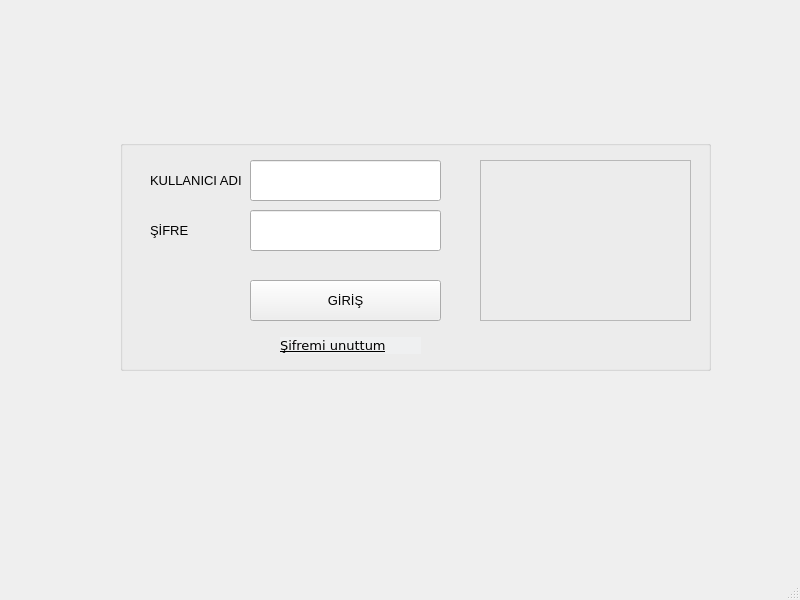
<?xml version="1.0" encoding="UTF-8"?>
<ui version="4.0">
 <class>LoginPageCls</class>
 <widget class="QMainWindow" name="LoginPageCls">
  <property name="geometry">
   <rect>
    <x>0</x>
    <y>0</y>
    <width>800</width>
    <height>600</height>
   </rect>
  </property>
  <property name="windowTitle">
   <string>MainWindow</string>
  </property>
  <property name="styleSheet">
   <string notr="true"/>
  </property>
  <widget class="QWidget" name="centralwidget">
   <widget class="QGroupBox" name="groupBox">
    <property name="geometry">
     <rect>
      <x>120</x>
      <y>140</y>
      <width>591</width>
      <height>231</height>
     </rect>
    </property>
    <property name="font">
     <font>
      <pointsize>10</pointsize>
     </font>
    </property>
    <property name="title">
     <string/>
    </property>
    <widget class="QPushButton" name="pushButtonLogin">
     <property name="geometry">
      <rect>
       <x>130</x>
       <y>140</y>
       <width>191</width>
       <height>41</height>
      </rect>
     </property>
     <property name="font">
      <font>
       <pointsize>10</pointsize>
      </font>
     </property>
     <property name="text">
      <string>GİRİŞ</string>
     </property>
    </widget>
    <widget class="QLineEdit" name="lineEditUserName">
     <property name="geometry">
      <rect>
       <x>130</x>
       <y>20</y>
       <width>191</width>
       <height>41</height>
      </rect>
     </property>
     <property name="font">
      <font>
       <pointsize>10</pointsize>
      </font>
     </property>
    </widget>
    <widget class="QLabel" name="label_2">
     <property name="geometry">
      <rect>
       <x>30</x>
       <y>70</y>
       <width>71</width>
       <height>41</height>
      </rect>
     </property>
     <property name="font">
      <font>
       <pointsize>10</pointsize>
      </font>
     </property>
     <property name="text">
      <string>ŞİFRE</string>
     </property>
    </widget>
    <widget class="QLabel" name="label">
     <property name="geometry">
      <rect>
       <x>30</x>
       <y>20</y>
       <width>91</width>
       <height>41</height>
      </rect>
     </property>
     <property name="font">
      <font>
       <pointsize>10</pointsize>
      </font>
     </property>
     <property name="styleSheet">
      <string notr="true"/>
     </property>
     <property name="text">
      <string>KULLANICI ADI</string>
     </property>
    </widget>
    <widget class="QLineEdit" name="lineEditPassword">
     <property name="geometry">
      <rect>
       <x>130</x>
       <y>70</y>
       <width>191</width>
       <height>41</height>
      </rect>
     </property>
     <property name="font">
      <font>
       <pointsize>10</pointsize>
      </font>
     </property>
    </widget>
    <widget class="QFrame" name="frame">
     <property name="geometry">
      <rect>
       <x>360</x>
       <y>20</y>
       <width>211</width>
       <height>161</height>
      </rect>
     </property>
     <property name="font">
      <font>
       <pointsize>10</pointsize>
      </font>
     </property>
     <property name="styleSheet">
      <string notr="true">image: url(:/new/prefix1/images/MARISOFT.PNG);</string>
     </property>
     <property name="frameShape">
      <enum>QFrame::StyledPanel</enum>
     </property>
     <property name="frameShadow">
      <enum>QFrame::Raised</enum>
     </property>
    </widget>
    <widget class="QLabel" name="ForgottenPasswordLink">
     <property name="geometry">
      <rect>
       <x>160</x>
       <y>190</y>
       <width>141</width>
       <height>31</height>
      </rect>
     </property>
     <property name="font">
      <font>
       <pointsize>10</pointsize>
       <underline>true</underline>
      </font>
     </property>
     <property name="focusPolicy">
      <enum>Qt::ClickFocus</enum>
     </property>
     <property name="styleSheet">
      <string notr="true"/>
     </property>
     <property name="text">
      <string>&lt;html&gt;&lt;head/&gt;&lt;body&gt;&lt;pre style=&quot; margin-top:0px; margin-bottom:15px; margin-left:0px; margin-right:0px; -qt-block-indent:0; text-indent:0px; background-color:#eff0f1;&quot;&gt;&lt;span style=&quot; font-family:'Courier New'; background-color:#eff0f1;&quot;&gt;Şifremi unuttum&lt;/span&gt;&lt;/pre&gt;&lt;/body&gt;&lt;/html&gt;</string>
     </property>
     <property name="textFormat">
      <enum>Qt::RichText</enum>
     </property>
     <property name="openExternalLinks">
      <bool>false</bool>
     </property>
     <property name="textInteractionFlags">
      <set>Qt::TextBrowserInteraction</set>
     </property>
    </widget>
   </widget>
  </widget>
  <widget class="QMenuBar" name="menubar">
   <property name="geometry">
    <rect>
     <x>0</x>
     <y>0</y>
     <width>800</width>
     <height>21</height>
    </rect>
   </property>
  </widget>
  <widget class="QStatusBar" name="statusbar"/>
 </widget>
 <tabstops>
  <tabstop>lineEditUserName</tabstop>
  <tabstop>lineEditPassword</tabstop>
  <tabstop>pushButtonLogin</tabstop>
 </tabstops>
 <resources/>
 <connections/>
</ui>
